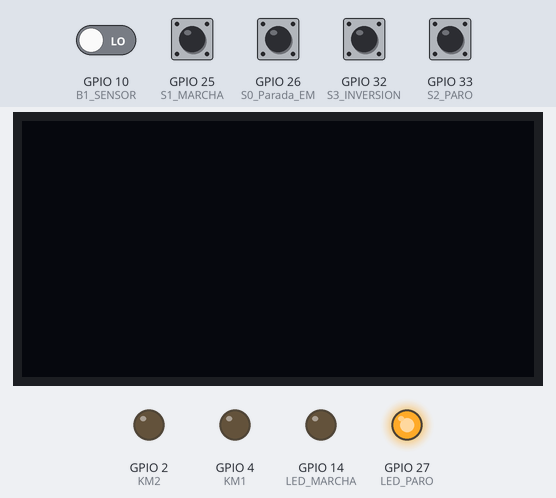
The program below on a simulated ESP32. Shown: 128×64 one-colour display, output pins drawn as LEDs (lit = HIGH). The test bench sets the inputs (shaded band); at power-on: GPIO 25 (S1_MARCHA), GPIO 26 (S0_Parada_EM), GPIO 32 (S3_INVERSION), GPIO 33 (S2_PARO) HIGH, GPIO 10 (B1_SENSOR) LOW. What the program prints to the serial monitor is not drawn.

Above: at 1.2 s.
1.3 s: GPIO 25 (S1_MARCHA) pulled LOW for 0.15 s
At 2.0 s:
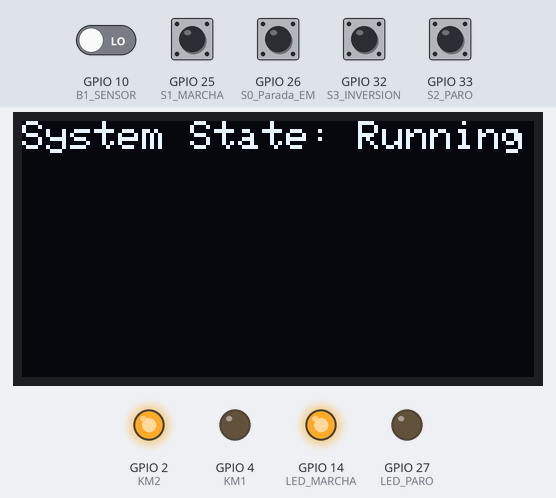
3.1 s: GPIO 32 (S3_INVERSION) pulled LOW for 0.15 s
At 3.39 s:
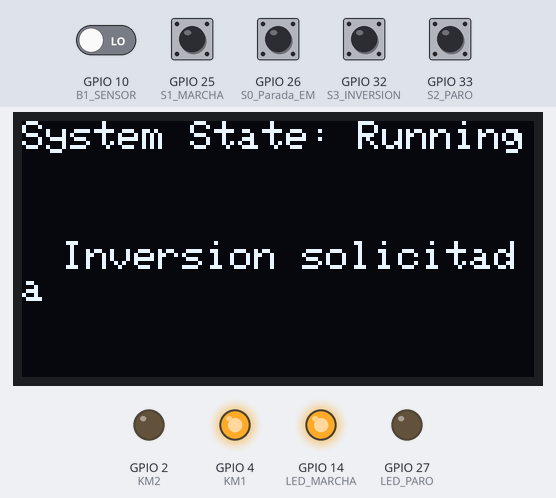
4.9 s: GPIO 33 (S2_PARO) pulled LOW for 0.15 s
At 5.09 s:
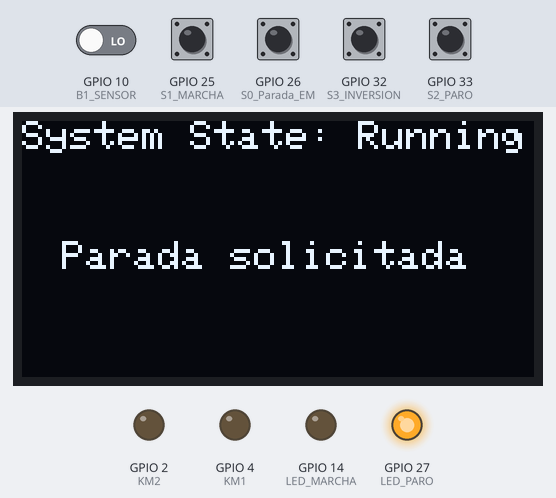
6.6 s: GPIO 25 (S1_MARCHA) pulled LOW for 1 s
At 7.4 s:
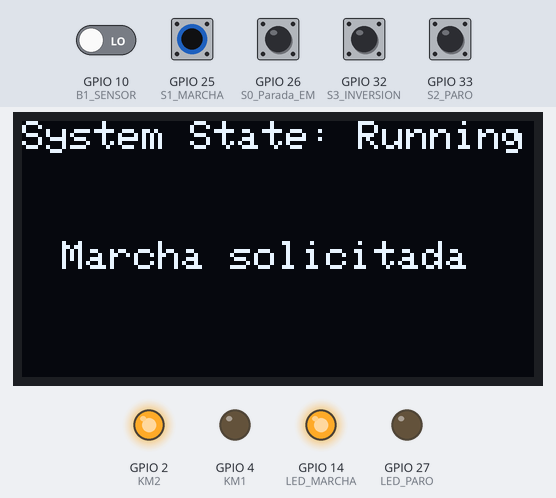
9.2 s: GPIO 26 (S0_Parada_EM) pulled LOW for 0.15 s
At 10.5 s:
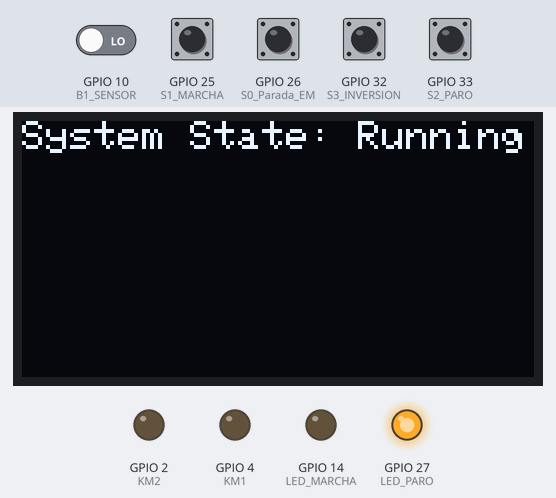
10.8 s: GPIO 26 (S0_Parada_EM) pulled LOW for 1 s
Timing chart, 0 to 13.8 s (numbered marks = the images above; inputs shaded):
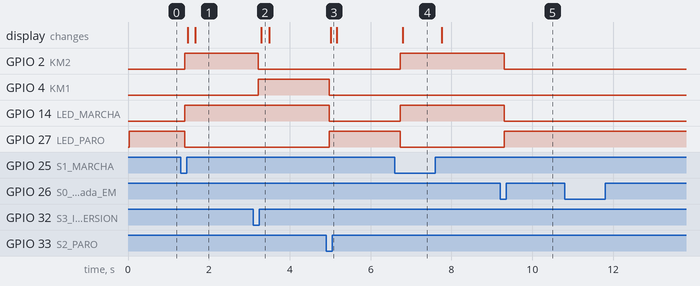

Measured:
- after the input at 1.3 s, GPIO 2 (KM2), GPIO 14 (LED_MARCHA): LOW → HIGH after 0.11 s; GPIO 27 (LED_PARO): HIGH → LOW after 0.11 s; the display: first changes after 0.18 s (image 1 shows a later state)
- after the input at 3.1 s, GPIO 2 (KM2): HIGH → LOW after 0.13 s; GPIO 4 (KM1): LOW → HIGH after 0.13 s; the display: changes after 0.20 s (image 2)
- after the input at 4.9 s, GPIO 4 (KM1), GPIO 14 (LED_MARCHA): HIGH → LOW after 0.07 s; GPIO 27 (LED_PARO): LOW → HIGH after 0.07 s; the display: changes after 0.12 s (image 3)
- after the input at 6.6 s, GPIO 2 (KM2), GPIO 14 (LED_MARCHA): LOW → HIGH after 0.13 s; GPIO 27 (LED_PARO): HIGH → LOW after 0.13 s; the display: changes after 0.20 s (image 4)
- after the input at 9.2 s, GPIO 2 (KM2), GPIO 14 (LED_MARCHA): HIGH → LOW after 0.11 s; GPIO 27 (LED_PARO): LOW → HIGH after 0.11 s
- after the input at 10.8 s, every drawn part: stays the same

The program:

main.cpp
```cpp
#include <Arduino.h>
#include <Wire.h>
#include <Adafruit_GFX.h>
#include <Adafruit_SSD1306.h>

/*
Bloque de código para hacer marcha paro e inversión de giro a un motor DC de inducción con dos led como indicadores.
Como es para motores chicos de inducción no hay un relé térmico.

Elementos:

-Motor DC inducción.
-Led Verde: Motor activo
-Led rojo: Motor en parada.
-S1: Marcha, S2: Paro, S3: Inversión de giro, S0: Parada de emergencia.
-2 Relés controlan marcha, inversión de giro y parada. Deben tener terminal NC, NO y COM cada uno de ellos
*/

//------------------------------------------------------------------------------------------------------------------------

//Constantes

const int LED_MARCHA = 14;
const int LED_PARO = 27;
const int S1_MARCHA = 25;
const int S2_PARO = 33;
const int S3_INVERSION = 32;
const int S0_Parada_EM = 26;
const int KM1 = 4;
const int KM2 = 2;

// Constantes para medir velociadad

const int B1_SENSOR = 10; //Sensor infrarrojos B1 digital
const int RANURAS_ENCODER = 10; // numero de ranura del encoder

// Constantes para OLED

const int COLUMNAS = 128;
const int FILAS = 64;
const int OLED_RESET = -1;

Adafruit_SSD1306 oled(COLUMNAS, FILAS, &Wire, OLED_RESET);

//--------------------------------------------------------------------------------------------------------------------------

//Variables Globales

  bool lastStateWasPetParada = false;
  bool lastStateWasPetMarcha = false;
  bool lastStateWasPetInversion = false;

  bool lastStateErrorWasActDesacSimlt = false;
  bool lastStateErrorWasMarchEInvSimlt = false;

  double lastRpmValue = 0;

//---------------------------------------------------------------------------------------------------------------------------

//Subprogramas

//Subprograma setup

void setup(){

  Serial.begin(9600);

  //Setup control motor

  pinMode(LED_MARCHA, OUTPUT);
  pinMode(LED_PARO, OUTPUT);
  pinMode(S1_MARCHA, INPUT_PULLUP);
  pinMode(S2_PARO, INPUT_PULLUP);
  pinMode(S3_INVERSION, INPUT_PULLUP);
  pinMode(S0_Parada_EM, INPUT_PULLUP); //No tengo seta así que lo configuro normal
  pinMode(KM1, OUTPUT);
  pinMode(KM2, OUTPUT);

  //Setup sensor velocidad

  pinMode(B1_SENSOR, INPUT);

  //Setup OLED

  Wire.begin();
  oled.begin(SSD1306_SWITCHCAPVCC, 0x3C);

}

//Subprogramas inversion marcha paro ------------------------------------------------

//Subprogramas que indican si hay errores

bool hayErrores (bool error1, bool error2){

  bool result = false;

  if (error1 || error2){

    result = true;

  }

  return result;

}

bool activacionYdesactvacionSimult (bool petActiv, bool petInver, bool petparada){ // error 1

  bool result = false;

  if ((petActiv && petparada) || (petInver && petparada)){

    result = true;

    Serial.println("\nError1");

  }

  return result;

}

bool marchaEinversionSimult (bool petMarch, bool petInver){ // error 2

  bool result = false;

  if (petMarch && petInver){

    result = true;

    Serial.println("\nError2");

  }

  return result;

}

//Subprogramas de peticiones

bool hayPeticionInicio ( bool swArranqueValue, bool swInversionValue){

  bool result = false;

  if (swArranqueValue || swInversionValue){

    result = true;

  }

  return result;

}

bool peticionMarcha (bool swArranqueValue){

  bool result = false;

  if (swArranqueValue){

    result = true;

  }

  return result;

}

bool peticionInversion (bool swInversionValue){

  bool result = false;

  if (swInversionValue){

    result = true;

  }

  return result;

}

bool peticionParada (bool swParadaValue, bool swParadaEmergenciaValue){

  bool result = false;

  if (swParadaValue || swParadaEmergenciaValue){

    result = true;

  }

  return result;

}

//Posibilidad de inicio del sistema runSys

bool esPosible (bool errorExist, bool peticionInicioExiste, bool petParoExiste, bool enMarcha, bool enInversion){

  bool result = false;

  if (!errorExist && (peticionInicioExiste || enMarcha || enInversion) && !petParoExiste){

    result = true;

  }

  return result;

}

//Subprogramas estados del sistema

bool estaEnParo (bool km1Value, bool km2Value){ // 0 0 = 0

//tambien es valido 1 1 = 0 pero usaremos 0 0 = 0

  bool result = true;

  if ((km1Value && !km2Value) || (!km1Value && km2Value)){

    result = false;

  }

  return result;

}

bool estaEnMarcha (bool km1Value, bool km2Value){ // 0 1 = 1

  bool result = false;

  if (!km1Value && km2Value){

    result = true;

  }

  return result;

}

bool estaEnInversion (bool km1Value, bool km2Value){ // 1 0 = 1

  bool result = false;

  if (km1Value && !km2Value){

    result = true;

  }

  return result;

}

//Subprogramas marcha paro inversion reles

void marcha (int pinKm1, int pinKm2){ // Pin del rele para activarlo

  // marcha = 0|1 = giro hacia un lado

  Serial.println ("\nSe ejecuta Marcha");

  digitalWrite(pinKm1,LOW);
  digitalWrite(pinKm2, HIGH);

}

void inversion (int pinKm1, int pinKm2){

  // marcha = 1|0 = giro hacia el otro lado

  Serial.println ("\nSe ejecuta Inversion");

  digitalWrite(pinKm1, HIGH);
  digitalWrite(pinKm2, LOW);

}

void paro (int pinKm1, int pinKM2){

  // paro = 0|0 = parada

  Serial.println ("\nSe ejecuta paro");

  digitalWrite (pinKm1,LOW);
  digitalWrite (pinKM2,LOW);

}

//subprograma de acción del sistema

void sistema (bool sWarranque, bool sWparo, bool sWinversion, bool sWparadaEmergencia, bool km1Value, bool km2Value, int ledMarcha, int ledParo){

  bool existePeticionInicio = hayPeticionInicio (sWarranque, sWinversion);
  bool existePeticionMarcha = peticionMarcha (sWarranque);
  bool existePeticionInversion = peticionInversion (sWinversion);
  bool existePeticionParo = peticionParada(sWparo, sWparadaEmergencia);

  bool error1 = activacionYdesactvacionSimult(existePeticionMarcha, existePeticionInversion, existePeticionParo);
  bool error2 = marchaEinversionSimult(existePeticionMarcha, existePeticionInversion);
  bool existenErrores = hayErrores (error1, error2);

  bool estaEnMarchaMotor = estaEnMarcha(km1Value,km2Value);
  bool estaEnInversionMotor = estaEnInversion(km1Value, km2Value);

  bool runSys = esPosible (existenErrores, existePeticionInicio, existePeticionParo, estaEnMarchaMotor, estaEnInversionMotor);  //Devuelve un valor booleano haciendo posible correr sistema o no
  // Hubo peticion de inicio o el sistema está en marcha y no se encuentran errores

  if (runSys){ //El sistema arranca si se pide y no hay errores o bien sigue en marcha o inversion

    Serial.println("\nRunning");

    if (!existePeticionInversion && (existePeticionMarcha || estaEnMarchaMotor)){

      Serial.println("\nPeticion marcha o sigue en marcha aceptada");

      /*if (estaEnMarchaMotor){ //retraso en cambio de giro

        delay(2000);

      }*/

      marcha(KM1, KM2);

      digitalWrite (ledParo, LOW);
      digitalWrite (ledMarcha, HIGH);

    } else if (!existePeticionMarcha && (existePeticionInversion || estaEnInversionMotor)){

      Serial.println("\nPeticion inversion o sigue en inversion aceptada");

     /*if (estaEnInversionMotor){ //retraso en cambio de giro

        delay(2000);

      }*/

      inversion(KM1, KM2);

      digitalWrite (ledParo, LOW);
      digitalWrite (ledMarcha, HIGH);

      Serial.println (km1Value);
      Serial.println (km2Value);

    }

  } else {

    Serial.print("\nEn paro o existe error");

    paro(KM1, KM2);

    digitalWrite (ledParo, HIGH);
    digitalWrite (ledMarcha, LOW);

  }

}

//subprogramas medir velocidad---------------------------------------------

double calculaRpm (int pinInfraredSensor, int numeroRanurasEncoder){

// Time debe ser un parámetro que esté en minutos no en milisegundos

  static double rpm = 0;
  double endTime;
  double elapsedTime;
  bool infraredSensorValue = digitalRead(pinInfraredSensor);
  static bool lastInfraredSensorValue = LOW;
  static int cnt = 0;
  static double startTime = millis(); //Captura el tiempo inicial


  if (infraredSensorValue == HIGH && lastInfraredSensorValue == LOW){

    cnt++;

  }

  if (cnt >= numeroRanurasEncoder){

    // Se considera una revolucion del disco cuando cnt = 10
    //Dividir 1 revolución por el tiempo se obtiene revolución por segundos
    //El tiempo se debe terminar dando en minutos para obtener revoluciones por cada minuto

    Serial.print ("\nSe detectaron 10 pulsos, 1 rotación completa");

    endTime = millis(); // captura tiempo final cuando se detecta que se ha dado una revolución

    elapsedTime = (endTime - startTime)/60000; // calcula el tiempo transcurrido hasta contar una revolución en minutos

    rpm = 1 / elapsedTime; // 1 = se ha dado una revolución

    cnt = 0;
    startTime = millis();

  }

  lastInfraredSensorValue = infraredSensorValue;

  return rpm;

}

//subprogramas mostrar por pantalla

void muestraElError (bool activYDesactSimultanea, bool marchaEInverSimultanea){

  Serial.print("MUESTRA ERROR");

  oled.clearDisplay();
  oled.setTextColor(WHITE);
  oled.setCursor(0,0);
  oled.setTextSize(1);
  oled.print ("Error del sistema:");

  if (activYDesactSimultanea) {
    oled.setCursor(0, 30);
    oled.print ("Activacion/Paro simultaneo");
  }

  if (marchaEInverSimultanea) {
    oled.setCursor(0, 45);
    oled.print ("Marcha/Inversion simultanea");
  }

  oled.display();

    /*oled.clearDisplay();
  oled.setTextColor(WHITE);
  oled.setCursor(0,0);
  oled.setTextSize(1);
  oled.print ("Violacion del sistema:");
  oled.display();

  if (activYDesactSimultanea && marchaEInverSimultanea){

    oled.setCursor(0,30);
    oled.setTextSize(1);
    oled.print ("1. Intento de giro en ambos sentidos simultaneamente");
    oled.display();

    oled.setCursor(0,30);
    oled.setTextSize(1);
    oled.print ("2. Inteno de inicio mientras se encuentra en estado de parada o parada de emergencia");
    oled.display();

  }*else if(activYDesactSimultanea){

    oled.setCursor(0,20);
    oled.print ("1. Inteno de inicio mientras se encuentra en estado de parada o parada de emergencia");
    oled.display();

  } else *//*if(marchaEInverSimultanea){

    oled.setCursor(0,20);
    oled.print ("1. Intento de giro en ambos sentidos simultaneamente");
    oled.display();

  }*/

}

void muestraInfoPeticion (bool swMarchaValue, bool swParoValue, bool swInversionValue){

  Serial.print("MUESTRA PETICION");

  oled.clearDisplay();
  oled.setTextColor(WHITE);
  oled.setCursor(0,0);
  oled.setTextSize(1);
  oled.print("System State: Running");

  if (swParoValue) {
    oled.setCursor(10, 30);
    oled.print("Parada solicitada");
  } else if (swMarchaValue) {
    oled.setCursor(10, 30);
    oled.print("Marcha solicitada");
  } else if (swInversionValue) {
    oled.setCursor(10, 30);
    oled.print("Inversion solicitada");
  }

  oled.display();


/*
  if (swParoValue){

    oled.clearDisplay();
    oled.setTextColor(WHITE);
    oled.setCursor(0,0);
    oled.setTextSize(1);
    oled.print("System State: Running");
    oled.display();

    oled.setCursor(10,30);
    oled.setTextSize(1);
    oled.print ("Parada solicitada");
    oled.display();

  }else if (swMarchaValue){

    oled.clearDisplay();
    oled.setTextColor(WHITE);
    oled.setCursor(0,0);
    oled.setTextSize(1);
    oled.print("System State: Running");
    oled.display();

    oled.setCursor(10,30);
    oled.setTextSize(1);
    oled.print ("Marcha solicitada");
    oled.display();

  } else if (swInversionValue){

    oled.clearDisplay();
    oled.setTextColor(WHITE);
    oled.setCursor(0,0);
    oled.setTextSize(1);
    oled.print("System State: Running");
    oled.display();

    oled.setCursor(40,30);
    oled.setTextSize(1);
    oled.print ("Inversion");
    oled.display();

    oled.setCursor(36,40);
    oled.setTextSize(1);
    oled.print ("solicitada");
    oled.display();

  }
*/

}

void muestraRpm (double rpmValue){

  Serial.print("MUESTRA RMP");

  oled.clearDisplay();
  oled.setTextColor(WHITE);
  oled.setCursor(0,0);
  oled.setTextSize(1);
  oled.print("System state: running");

  oled.setCursor(10, 30);
  oled.print("RPM:");
  oled.setCursor(10, 40);
  oled.print(rpmValue);

  oled.display();


    /*oled.clearDisplay();
    oled.setTextColor(WHITE);
    oled.setCursor(0,0);
    oled.setTextSize(1);
    oled.print ("Estado del sistema: running");
    oled.display();

    oled.setCursor(10,30);
    oled.setTextSize(1);
    oled.print ("Velocidad del motor:");
    oled.display();

    oled.setCursor(10,40);
    oled.setTextSize(1);
    oled.print (rpmValue);
    oled.display();
*/


}

bool systemChangeState(bool petMarch, bool petParad, bool petInv, bool &lastStateWasPetMarch, bool &lastStateWasPetParad, bool &lastStateWasPetInv){

  bool result = false;

  if (petMarch != lastStateWasPetMarch){

    result = true;

  } else if (petParad != lastStateWasPetParad){

    result = true;

  } else if (petInv != lastStateWasPetInv){

    result = true;

  }

  if (petMarch && !petParad && !petInv){

    lastStateWasPetMarch = true;
    lastStateWasPetParad = false;
    lastStateWasPetInv = false;

  } else if (!petMarch && petParad && !petInv){

    lastStateWasPetMarch = false;
    lastStateWasPetParad = true;
    lastStateWasPetInv = false;

  }else if (!petMarch && !petParad && petInv){

    lastStateWasPetMarch = false;
    lastStateWasPetParad = false;
    lastStateWasPetInv = true;

  }

  return result;

}

bool systemChangeErrorState(bool errorActDesctSimlt, bool errorMarchEInvSimlt, bool &lastStateErrWasActDesctSimultanea, bool &lastStateErrWasMarcheInvSimultanea){

  bool result = false;

  if (errorActDesctSimlt != lastStateErrWasActDesctSimultanea){

    result = true;

  } else if ( errorMarchEInvSimlt != lastStateErrWasMarcheInvSimultanea){

    result = true;

  }

  if (errorActDesctSimlt && !errorMarchEInvSimlt){

    lastStateErrWasActDesctSimultanea = true;
    lastStateErrWasMarcheInvSimultanea = false;

  } else if(!errorActDesctSimlt && errorMarchEInvSimlt){

    lastStateErrWasActDesctSimultanea = false;
    lastStateErrWasMarcheInvSimultanea = true;

  }

  return result;

}

bool rpmValueChanged (double rpmValue, double &lastRpmValueCalculated){

  bool result = false;

  if (rpmValue != lastRpmValueCalculated){

    result = true;

    lastRpmValueCalculated = rpmValue;

  }

  return result;

}

//------------------------------------------------------------------------------------------------------------------------------------

//Principal

void loop(){

  //Asignación de variables de estado

  bool valorS1 = !digitalRead (S1_MARCHA);
  bool valorS2 = !digitalRead (S2_PARO);
  bool valorS3 = !digitalRead (S3_INVERSION);
  bool valorS0 = !digitalRead (S0_Parada_EM);
  bool estadoKm1 = digitalRead (KM1);
  bool estadoKm2 = digitalRead (KM2);

  //Hace funcionar el marcha paro e inversión -------------------------------------------

  sistema(valorS1, valorS2, valorS3, valorS0, estadoKm1, estadoKm2, LED_MARCHA, LED_PARO);

  //Calculo de las revoluciones por minuto ----------------------------------------------

  double rpm = calculaRpm(B1_SENSOR, RANURAS_ENCODER);

  //Mostrar información por pantalla ----------------------------------------------------

  //Variables necesarias

  bool petParada =  peticionParada(valorS2, valorS0);
  bool petMarcha = peticionMarcha(valorS1);
  bool petInversion = peticionInversion(valorS3);
  //bool petInicio = hayPeticionInicio(valorS1, valorS3); //podría sobrar

  bool actDesactSimlt = activacionYdesactvacionSimult(petMarcha, petInversion, petParada);
  bool marchEinvSimlt = marchaEinversionSimult(petMarcha, petInversion);

  //bool errorsExist = hayErrores(actDesactSimlt, marchEinvSimlt); //podría sobrar

  //Verifica si hubo cambios de peticion y además guarda el ultimo valor de las peticiones

  bool huboCambioDePeticion = systemChangeState (petMarcha, petParada, petInversion, lastStateWasPetMarcha, lastStateWasPetParada, lastStateWasPetInversion);
  bool huboCambioDeErrores = systemChangeErrorState (actDesactSimlt, marchEinvSimlt, lastStateErrorWasActDesacSimlt, lastStateErrorWasMarchEInvSimlt);
  bool huboCambioValorRpm = rpmValueChanged (rpm, lastRpmValue);

  if (huboCambioDePeticion && !huboCambioDeErrores){

    Serial.print("\nACCEDE A MUESTRA INFO PET");
    muestraInfoPeticion(valorS1, valorS2, valorS3);
    delay(100);


  } else if (huboCambioDeErrores){

    Serial.print("\nACCEDE A MUESTRA EL ERROR");
    muestraElError(actDesactSimlt, marchEinvSimlt); //simplificar función
    delay(100);


  } else if (huboCambioValorRpm) { //si hay un cambio de rpm si se hace el calculo

    Serial.print("\nACCEDE A MUESTRA RPM");
    muestraRpm(rpm);
    delay(100);


  }


}
```
